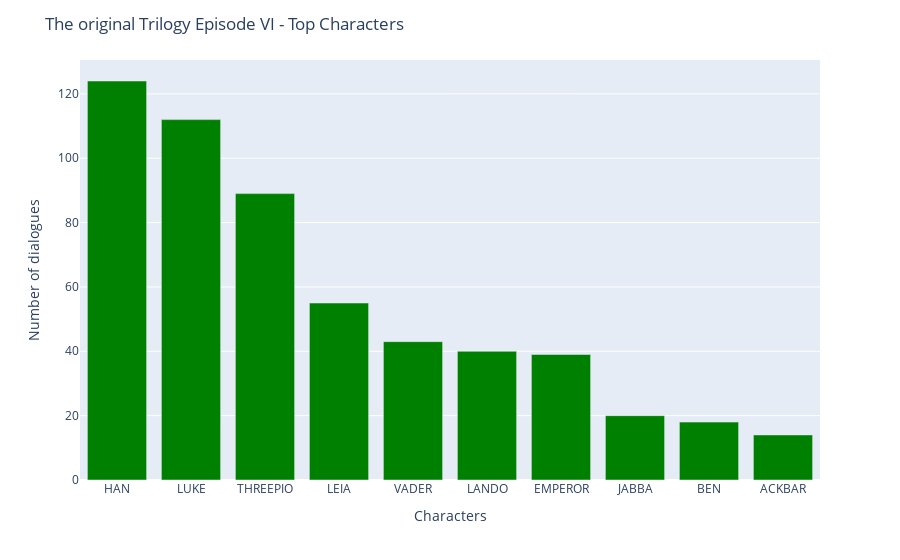

The code cell stored with this chart in its notebook:
### Code cell
fig_3 = px.bar(top_chrctr_epi6, x=top_chrctr_epi6.index, y=top_chrctr_epi6.character)
fig_3.update_traces(marker_color='green')
fig_3.update_layout(
        title_text='The original Trilogy Episode VI - Top Characters',xaxis_title="Characters",
    yaxis_title="Number of dialogues",
)
fig_3.show()

### Figure 1 — Plotly figure (JSON) as saved in the notebook; plotly's stock layout.template omitted (floating-point values rounded to 4 significant figures)
{"data": [{"alignmentgroup": "True", "hovertemplate": "index=%{x}<br>character=%{y}<extra></extra>", "legendgroup": "", "marker": {"color": "green", "pattern": {"shape": ""}}, "name": "", "offsetgroup": "", "orientation": "v", "showlegend": false, "textposition": "auto", "type": "bar", "x": ["HAN", "LUKE", "THREEPIO", "LEIA", "VADER", "LANDO", "EMPEROR", "JABBA", "BEN", "ACKBAR"], "xaxis": "x", "y": [124, 112, 89, 55, 43, 40, 39, 20, 18, 14], "yaxis": "y"}], "layout": {"barmode": "relative", "legend": {"tracegroupgap": 0}, "margin": {"t": 60}, "title": {"text": "The original Trilogy Episode VI - Top Characters"}, "xaxis": {"anchor": "y", "domain": [0, 1], "title": {"text": "Characters"}}, "yaxis": {"anchor": "x", "domain": [0, 1], "title": {"text": "Number of dialogues"}}}}
